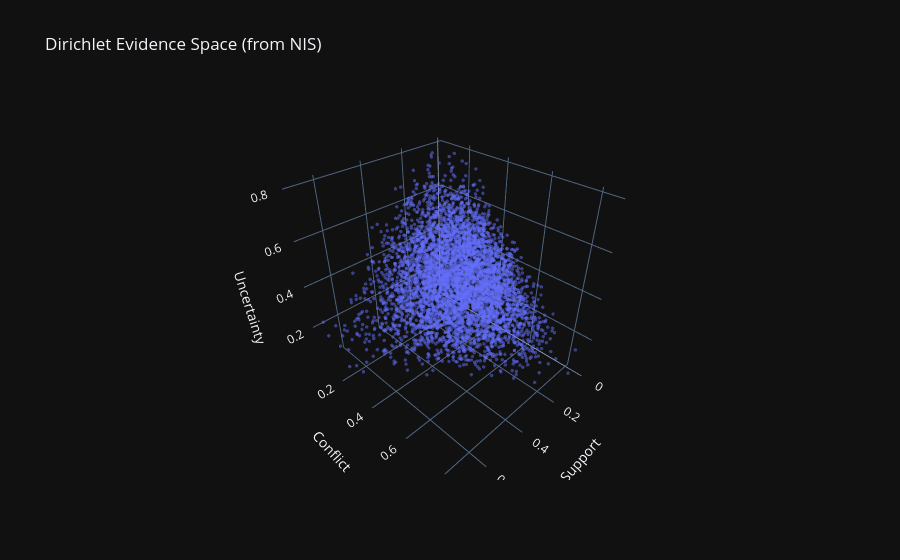
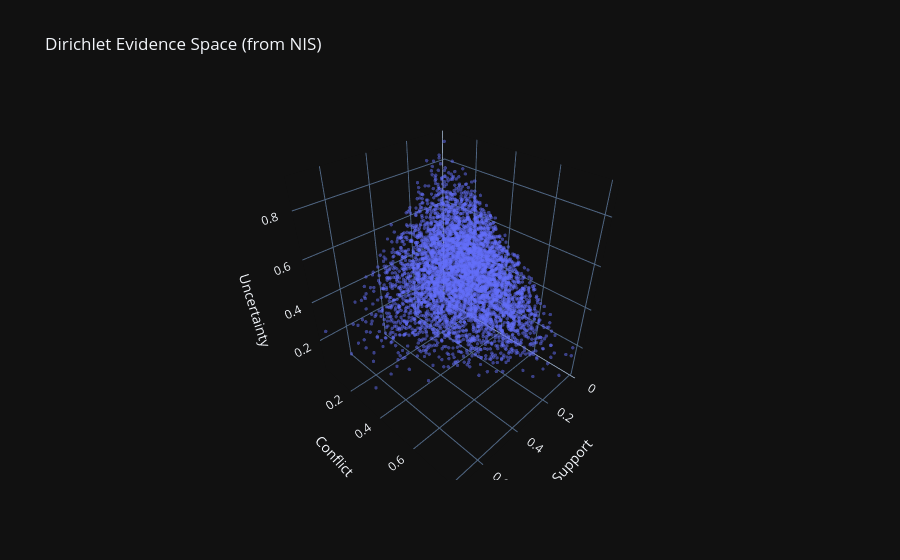

The notebook cell these images were saved under, in order:
### Code cell
nis_values = [1.5, 2.0, 5.0, 10.0]  # k=2 Beispiel
k = 2

for nis in nis_values:
    alpha = nis_to_dirichlet_pipeline(nis, k)
    print("NIS:", nis, "Dirichlet α:", alpha)
    plot_dirichlet(alpha)

### Figure 1 — Plotly figure (JSON) as saved in the notebook; plotly's stock layout.template omitted (floating-point values rounded to 4 significant figures; data arrays with more than 128 entries replaced by an {"elided": "..."} marker saying what was removed)
{"data": [{"marker": {"opacity": 0.5, "size": 2}, "mode": "markers", "x": {"elided": "5000 float values"}, "y": {"elided": "5000 float values"}, "z": {"elided": "5000 float values"}, "type": "scatter3d"}], "layout": {"scene": {"xaxis": {"title": {"text": "Support"}}, "yaxis": {"title": {"text": "Conflict"}}, "zaxis": {"title": {"text": "Uncertainty"}}}, "title": {"text": "Dirichlet Evidence Space (from NIS)"}}}

### Figure 2 — Plotly figure (JSON) as saved in the notebook; plotly's stock layout.template omitted (floating-point values rounded to 4 significant figures; data arrays with more than 128 entries replaced by an {"elided": "..."} marker saying what was removed)
{"data": [{"marker": {"opacity": 0.5, "size": 2}, "mode": "markers", "x": {"elided": "5000 float values"}, "y": {"elided": "5000 float values"}, "z": {"elided": "5000 float values"}, "type": "scatter3d"}], "layout": {"scene": {"xaxis": {"title": {"text": "Support"}}, "yaxis": {"title": {"text": "Conflict"}}, "zaxis": {"title": {"text": "Uncertainty"}}}, "title": {"text": "Dirichlet Evidence Space (from NIS)"}}}
